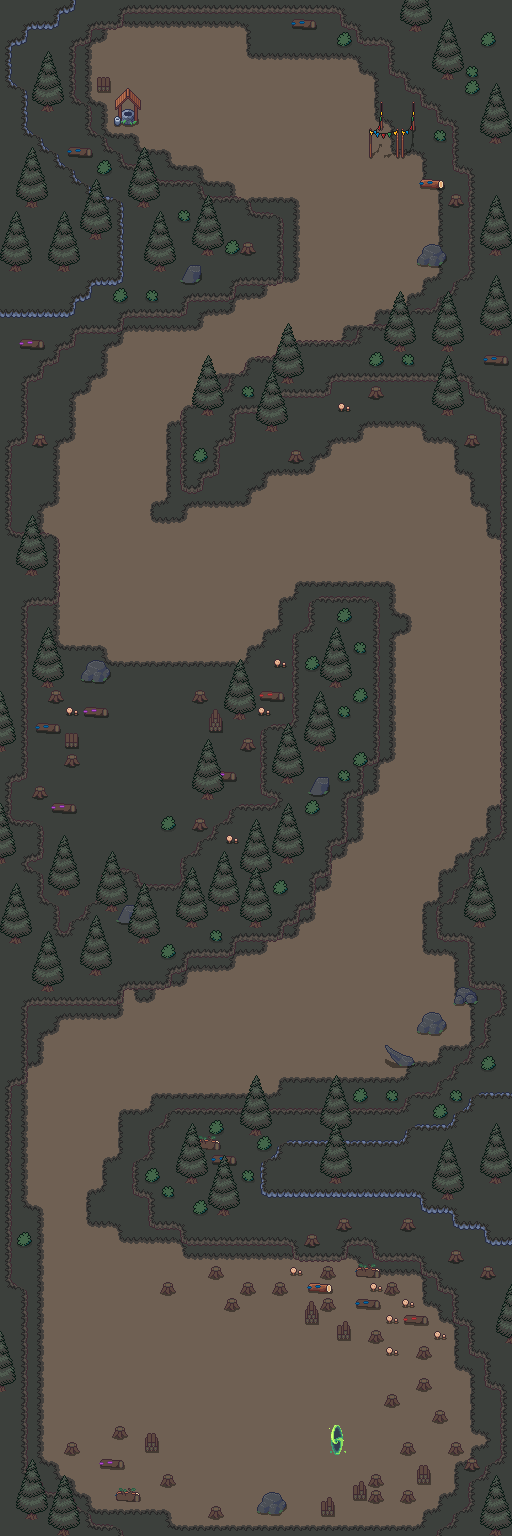

Rendered tile map (Tiled .tmx) drawn with the repository's tilesets; below, a short description and the map source with its tile grids summarised:
An orthogonal 32x96 tile map with 16x16 px tiles, 8 tile layers (path, TERRAIN, DECOR, DECOR_DARK, ...), 7 tilesets and 100 objects (80x COLLISION, 8x NPC, 4x BATTLE, 4x TELEPORT, 2x DIALOG, ...).

<map version="1.10" tiledversion="1.11.0" orientation="orthogonal" renderorder="right-down" width="32" height="96" tilewidth="16" tileheight="16" infinite="0" nextlayerid="22" nextobjectid="193">
 <tileset firstgid="1" name="Dark_Tiles_1" tilewidth="16" tileheight="16" tilecount="80" columns="8">
  <image source="../Tiles/Grass/Dark_Tiles_1.png" width="128" height="160" />
  <wangsets>
   <wangset name="path" type="mixed" tile="-1">
    <wangcolor name="dirt" color="#ff0000" tile="-1" probability="1" />
    <wangcolor name="sand" color="#00ff00" tile="-1" probability="1" />
    <wangtile tileid="0" wangid="1,1,1,0,1,1,1,1" />
    <wangtile tileid="1" wangid="1,1,1,0,0,0,1,1" />
    <wangtile tileid="2" wangid="1,1,1,1,1,0,1,1" />
    <wangtile tileid="8" wangid="1,0,0,0,1,1,1,1" />
    <wangtile tileid="9" wangid="2,2,2,2,2,2,2,2" />
    <wangtile tileid="10" wangid="1,1,1,1,1,0,0,0" />
    <wangtile tileid="16" wangid="1,0,1,1,1,1,1,1" />
    <wangtile tileid="17" wangid="0,0,1,1,1,1,1,0" />
    <wangtile tileid="18" wangid="1,1,1,1,1,1,1,0" />
    <wangtile tileid="24" wangid="0,0,1,1,1,0,0,0" />
    <wangtile tileid="25" wangid="0,0,0,0,1,1,1,0" />
    <wangtile tileid="32" wangid="1,1,1,0,0,0,0,0" />
    <wangtile tileid="33" wangid="1,0,0,0,0,0,1,1" />
    <wangtile tileid="40" wangid="2,2,2,0,2,2,2,2" />
    <wangtile tileid="41" wangid="2,2,2,0,0,0,2,2" />
    <wangtile tileid="42" wangid="2,2,2,2,2,0,2,2" />
    <wangtile tileid="48" wangid="2,0,0,0,2,2,2,2" />
    <wangtile tileid="50" wangid="2,2,2,2,2,0,0,0" />
    <wangtile tileid="56" wangid="2,0,2,2,2,2,2,2" />
    <wangtile tileid="57" wangid="0,0,2,2,2,2,2,0" />
    <wangtile tileid="58" wangid="2,2,2,2,2,2,2,0" />
    <wangtile tileid="64" wangid="0,0,2,2,2,0,0,0" />
    <wangtile tileid="65" wangid="0,0,0,0,2,2,2,0" />
    <wangtile tileid="72" wangid="2,2,2,0,0,0,0,0" />
    <wangtile tileid="73" wangid="2,0,0,0,0,0,2,2" />
   </wangset>
   <wangset name="mountain" type="mixed" tile="-1">
    <wangcolor name="" color="#ff0000" tile="-1" probability="1" />
    <wangtile tileid="9" wangid="1,1,1,1,1,1,1,1" />
    <wangtile tileid="43" wangid="1,1,1,0,1,1,1,1" />
    <wangtile tileid="44" wangid="1,1,1,0,0,0,1,1" />
    <wangtile tileid="45" wangid="1,1,1,1,1,0,1,1" />
    <wangtile tileid="51" wangid="1,0,0,0,1,1,1,1" />
    <wangtile tileid="53" wangid="1,1,1,1,1,0,0,0" />
    <wangtile tileid="59" wangid="1,0,1,1,1,1,1,1" />
    <wangtile tileid="60" wangid="0,0,1,1,1,1,1,0" />
    <wangtile tileid="61" wangid="1,1,1,1,1,1,1,0" />
    <wangtile tileid="67" wangid="0,0,1,1,1,0,0,0" />
    <wangtile tileid="68" wangid="0,0,0,0,1,1,1,0" />
    <wangtile tileid="75" wangid="1,1,1,0,0,0,0,0" />
    <wangtile tileid="76" wangid="1,0,0,0,0,0,1,1" />
   </wangset>
   <wangset name="ground" type="mixed" tile="-1">
    <wangcolor name="" color="#ff0000" tile="-1" probability="1" />
    <wangtile tileid="3" wangid="1,1,1,0,1,1,1,1" />
    <wangtile tileid="4" wangid="1,1,1,0,0,0,1,1" />
    <wangtile tileid="5" wangid="1,1,1,1,1,0,1,1" />
    <wangtile tileid="9" wangid="1,1,1,1,1,1,1,1" />
    <wangtile tileid="11" wangid="1,0,0,0,1,1,1,1" />
    <wangtile tileid="13" wangid="1,1,1,1,1,0,0,0" />
    <wangtile tileid="19" wangid="1,0,1,1,1,1,1,1" />
    <wangtile tileid="20" wangid="0,0,1,1,1,1,1,0" />
    <wangtile tileid="21" wangid="1,1,1,1,1,1,1,0" />
    <wangtile tileid="27" wangid="0,0,1,1,1,0,0,0" />
    <wangtile tileid="28" wangid="0,0,0,0,1,1,1,0" />
    <wangtile tileid="35" wangid="1,1,1,0,0,0,0,0" />
    <wangtile tileid="36" wangid="1,0,0,0,0,0,1,1" />
   </wangset>
  </wangsets>
 </tileset>
 <tileset firstgid="81" name="Spruce_tree_1" tilewidth="16" tileheight="16" tilecount="60" columns="12">
  <image source="../Trees/Spruce_tree_1.png" width="192" height="80" />
 </tileset>
 <tileset firstgid="141" name="Outdoor_Decor" tilewidth="16" tileheight="16" tilecount="162" columns="9">
  <image source="../Outdoor decoration/Outdoor_Decor.png" width="144" height="288" />
 </tileset>
 <tileset firstgid="303" name="Outdoor_Decor_1" tilewidth="16" tileheight="16" tilecount="162" columns="9">
  <image source="../Outdoor decoration/Outdoor_Decor_1.png" width="144" height="288" />
 </tileset>
 <tileset firstgid="465" name="Well" tilewidth="16" tileheight="16" tilecount="6" columns="2">
  <image source="../Outdoor decoration/Well.png" width="32" height="48" />
 </tileset>
 <tileset firstgid="471" name="Dark_Tiles_1" tilewidth="16" tileheight="16" tilecount="80" columns="8">
  <image source="../Tiles/Grass/Dark_Tiles_1.png" width="128" height="160" />
  <wangsets>
   <wangset name="path" type="mixed" tile="-1">
    <wangcolor name="dirt" color="#ff0000" tile="-1" probability="1" />
    <wangcolor name="sand" color="#00ff00" tile="-1" probability="1" />
    <wangtile tileid="0" wangid="1,1,1,0,1,1,1,1" />
    <wangtile tileid="1" wangid="1,1,1,0,0,0,1,1" />
    <wangtile tileid="2" wangid="1,1,1,1,1,0,1,1" />
    <wangtile tileid="8" wangid="1,0,0,0,1,1,1,1" />
    <wangtile tileid="9" wangid="2,2,2,2,2,2,2,2" />
    <wangtile tileid="10" wangid="1,1,1,1,1,0,0,0" />
    <wangtile tileid="16" wangid="1,0,1,1,1,1,1,1" />
    <wangtile tileid="17" wangid="0,0,1,1,1,1,1,0" />
    <wangtile tileid="18" wangid="1,1,1,1,1,1,1,0" />
    <wangtile tileid="24" wangid="0,0,1,1,1,0,0,0" />
    <wangtile tileid="25" wangid="0,0,0,0,1,1,1,0" />
    <wangtile tileid="32" wangid="1,1,1,0,0,0,0,0" />
    <wangtile tileid="33" wangid="1,0,0,0,0,0,1,1" />
    <wangtile tileid="40" wangid="2,2,2,0,2,2,2,2" />
    <wangtile tileid="41" wangid="2,2,2,0,0,0,2,2" />
    <wangtile tileid="42" wangid="2,2,2,2,2,0,2,2" />
    <wangtile tileid="48" wangid="2,0,0,0,2,2,2,2" />
    <wangtile tileid="50" wangid="2,2,2,2,2,0,0,0" />
    <wangtile tileid="56" wangid="2,0,2,2,2,2,2,2" />
    <wangtile tileid="57" wangid="0,0,2,2,2,2,2,0" />
    <wangtile tileid="58" wangid="2,2,2,2,2,2,2,0" />
    <wangtile tileid="64" wangid="0,0,2,2,2,0,0,0" />
    <wangtile tileid="65" wangid="0,0,0,0,2,2,2,0" />
    <wangtile tileid="72" wangid="2,2,2,0,0,0,0,0" />
    <wangtile tileid="73" wangid="2,0,0,0,0,0,2,2" />
   </wangset>
   <wangset name="mountain" type="mixed" tile="-1">
    <wangcolor name="" color="#ff0000" tile="-1" probability="1" />
    <wangtile tileid="9" wangid="1,1,1,1,1,1,1,1" />
    <wangtile tileid="43" wangid="1,1,1,0,1,1,1,1" />
    <wangtile tileid="44" wangid="1,1,1,0,0,0,1,1" />
    <wangtile tileid="45" wangid="1,1,1,1,1,0,1,1" />
    <wangtile tileid="51" wangid="1,0,0,0,1,1,1,1" />
    <wangtile tileid="53" wangid="1,1,1,1,1,0,0,0" />
    <wangtile tileid="59" wangid="1,0,1,1,1,1,1,1" />
    <wangtile tileid="60" wangid="0,0,1,1,1,1,1,0" />
    <wangtile tileid="61" wangid="1,1,1,1,1,1,1,0" />
    <wangtile tileid="67" wangid="0,0,1,1,1,0,0,0" />
    <wangtile tileid="68" wangid="0,0,0,0,1,1,1,0" />
    <wangtile tileid="75" wangid="1,1,1,0,0,0,0,0" />
    <wangtile tileid="76" wangid="1,0,0,0,0,0,1,1" />
   </wangset>
   <wangset name="ground" type="mixed" tile="-1">
    <wangcolor name="" color="#ff0000" tile="-1" probability="1" />
    <wangtile tileid="3" wangid="1,1,1,0,1,1,1,1" />
    <wangtile tileid="4" wangid="1,1,1,0,0,0,1,1" />
    <wangtile tileid="5" wangid="1,1,1,1,1,0,1,1" />
    <wangtile tileid="9" wangid="1,1,1,1,1,1,1,1" />
    <wangtile tileid="11" wangid="1,0,0,0,1,1,1,1" />
    <wangtile tileid="13" wangid="1,1,1,1,1,0,0,0" />
    <wangtile tileid="19" wangid="1,0,1,1,1,1,1,1" />
    <wangtile tileid="20" wangid="0,0,1,1,1,1,1,0" />
    <wangtile tileid="21" wangid="1,1,1,1,1,1,1,0" />
    <wangtile tileid="27" wangid="0,0,1,1,1,0,0,0" />
    <wangtile tileid="28" wangid="0,0,0,0,1,1,1,0" />
    <wangtile tileid="35" wangid="1,1,1,0,0,0,0,0" />
    <wangtile tileid="36" wangid="1,0,0,0,0,0,1,1" />
   </wangset>
  </wangsets>
 </tileset>
 <tileset firstgid="551" name="Dimensional_Portal" tilewidth="16" tileheight="16" tilecount="24" columns="6">
  <image source="../Outdoor decoration/Dimensional_Portal.png" width="96" height="64" />
 </tileset>
 <layer id="1" name="path" width="32" height="96">
  <data>[3072 cells, 3072 non-empty, 14 distinct tile ids]</data>
 </layer>
 <layer id="2" name="TERRAIN" width="32" height="96">
  <data>[3072 cells, 1214 non-empty, 14 distinct tile ids]</data>
 </layer>
 <layer id="9" name="DECOR" width="32" height="96">
  <data>[3072 cells, 175 non-empty, 26 distinct tile ids]</data>
 </layer>
 <layer id="10" name="DECOR_DARK" width="32" height="96">
  <data>[3072 cells, 153 non-empty, 30 distinct tile ids]</data>
 </layer>
 <layer id="8" name="BACK_DECOR" width="32" height="96">
  <data>[3072 cells, 16 non-empty, 13 distinct tile ids]</data>
 </layer>
 <layer id="16" name="PLAYERLAYER" class="PLAYER" width="32" height="96">
  <data>[3072 cells, 0 non-empty, 0 distinct tile ids]</data>
 </layer>
 <layer id="17" name="FRONT_DECOR" width="32" height="96">
  <data>[3072 cells, 543 non-empty, 48 distinct tile ids]</data>
 </layer>
 <layer id="7" name="FRONT_DECOR_2" width="32" height="96">
  <data>[3072 cells, 50 non-empty, 12 distinct tile ids]</data>
 </layer>
 <objectgroup id="13" name="Objects" class="battle">
  <object id="4" name="BATTLE2" type="BATTLE" x="381" y="591.333" width="131" height="44.3333" />
  <object id="12" name="ICE" type="TELEPORT" x="127.5" y="40.1667" width="14" height="8.5" />
  <object id="14" name="LAVA" type="TELEPORT" x="162.167" y="38.9167" width="13" height="9.16667" />
  <object id="15" name="DUNGEON" type="TELEPORT" x="199.318" y="39.7652" width="10.6667" height="8.83333" />
  <object id="24" type="COLLISION" x="340.5" y="13">
   <properties>
    <property name="COLLISION" type="bool" value="true" />
   </properties>
   <polygon points="-264,34 -266.5,85 -253.5,90.5 -249,97.5 -248,117 -238,123.5 -232,136.5 -222.5,139 -216,151.5 -207,152 -184,167 -146.5,169 -140,171.5 -136.5,182.5 -98,184.5 -91,192.5 -86.5,199 -61,201 -57,205.727 -57.5,268.5 -62.5,272 -103.182,272.318 -105.227,282.864 -112.227,288 -151.5,288.5 -153,300 -162,304 -214.5,304.5 -218,315.5 -225.5,320.5 -262.5,320.5 -265.5,333.5 -280.5,338.5 -280.5,346 -291,353 -297.5,354.5 -297.5,364.5 -311.5,370.5 -344.5,372 -340,34.5" />
  </object>
  <object id="26" type="COLLISION" x="97.25" y="77.375" width="12.75" height="14">
   <properties>
    <property name="COLLISION" type="bool" value="true" />
   </properties>
  </object>
  <object id="27" type="COLLISION" x="118" y="109.5" width="19.5" height="15.125">
   <properties>
    <property name="COLLISION" type="bool" value="true" />
   </properties>
  </object>
  <object id="29" type="COLLISION" x="114" y="116.5" width="6.875" height="9.5">
   <properties>
    <property name="COLLISION" type="bool" value="true" />
   </properties>
  </object>
  <object id="30" type="COLLISION" x="208.25" y="0.5">
   <properties>
    <property name="COLLISION" type="bool" value="true" />
   </properties>
   <polygon points="0,0 1.5,11.75 131.5,12.5 133,24.5 135.5,26.75 148.25,29.5 149.25,39.75 153.25,43.25 178.75,44.75 181,72 185.75,75.75 195.5,77 197.25,88.25 200.75,91.75 210.75,93.25 214,106 220.25,109.75 227.75,110.25 229.25,120.25 232.25,123.75 243.25,126 245.5,166.5 249.25,171.75 258,172.75 260.5,177 260.75,274 257,277.25 248,279.5 244.25,285.75 241.25,293.5 230.75,297.75 227,305.25 221.5,308.75 207,308.5 198.5,315.5 188.75,317.5 181.25,324 153.25,325.5 149.5,331 147,339.5 134.5,340 87.25,340 74.75,340.5 71.25,350.25 63.5,356.25 42.75,356.5 37,361 34.75,369.75 30.25,373.5 22.5,374 20,386.25 10.5,391 -8,393.25 -12.25,400 -15,406.25 -27.9773,409.773 -26.75,487.5 -19.25,491.75 -8.75,490.5 -4.25,485.5 -4,477.75 7,475.5 11.5,470 12,445.5 23.25,442.25 26.75,438 27.75,413.5 32,411.5 63,412 71.5,406.5 73.5,397 115.25,396.5 122,394.25 125.25,380.75 255.25,380.25 260.25,383.25 260,392 265,396.25 276,396.75 278.75,409 287,413.5 291.25,414.75 292.75,448.25 334.75,446.5 315.5,-5" />
  </object>
  <object id="31" type="COLLISION" x="420.5" y="179.625" width="22.875" height="9.5">
   <properties>
    <property name="COLLISION" type="bool" value="true" />
   </properties>
  </object>
  <object id="32" type="COLLISION" x="422.75" y="252.125">
   <properties>
    <property name="COLLISION" type="bool" value="true" />
   </properties>
   <polygon points="0,0 -4.375,5.5 -5.875,10.125 -4.5,13.875 2.875,14.75 7.875,12.625 14.625,15 20.625,13.25 23.875,9.25 24.125,4.25 21.625,1 13.5,-1" />
  </object>
  <object id="33" type="COLLISION" x="369.087" y="144.076" width="3.04348" height="14.0978">
   <properties>
    <property name="COLLISION" type="bool" value="true" />
   </properties>
  </object>
  <object id="34" type="COLLISION" x="396.043" y="143.995" width="3.43478" height="14.8315">
   <properties>
    <property name="COLLISION" type="bool" value="true" />
   </properties>
  </object>
  <object id="35" type="COLLISION" x="401.087" y="144.092" width="3.04348" height="13.2554">
   <properties>
    <property name="COLLISION" type="bool" value="true" />
   </properties>
  </object>
  <object id="36" type="COLLISION" x="411.938" y="123.001" width="3.125" height="7.625">
   <properties>
    <property name="COLLISION" type="bool" value="true" />
   </properties>
  </object>
  <object id="37" type="COLLISION" x="379.875" y="122.563" width="3.4375" height="8.375">
   <properties>
    <property name="COLLISION" type="bool" value="true" />
   </properties>
  </object>
  <object id="38" type="COLLISION" x="292.875" y="19.9375" width="23" height="8.875">
   <properties>
    <property name="COLLISION" type="bool" value="true" />
   </properties>
  </object>
  <object id="39" name="KAI1" type="DIALOG" x="295" y="78.8333" width="144.667" height="142.5">
   <ellipse />
  </object>
  <object id="42" name="SKELETON_SWORDMAN_1" type="NPC" x="97.6743" y="446.53">
   <properties>
    <property name="DIRECTION" value="RIGHT" />
   </properties>
   <point />
  </object>
  <object id="43" name="BATTLE1" type="BATTLE" x="26.125" y="428.625" width="155" height="39.0909" />
  <object id="44" name="SKELETON_BOWMAN_1" type="NPC" x="476.917" y="621.417">
   <properties>
    <property name="DIRECTION" value="LEFT" />
   </properties>
   <point />
  </object>
  <object id="45" name="SKELETON_SWORDMAN_2" type="NPC" x="411.864" y="621.818">
   <properties>
    <property name="DIRECTION" value="LEFT" />
   </properties>
   <point />
  </object>
  <object id="46" name="INTIAL" type="SPAWN" x="150.364" y="89.4545">
   <point />
  </object>
  <object id="56" type="NONE" x="210.182" y="12.1818">
   <properties>
    <property name="COLLISION" type="bool" value="true" />
   </properties>
   <polygon points="0,0 -83.2727,-0.181818 -86,10.7273 -91.2727,16.7273 -117.636,17.6364 -120.182,27.4545 -124.727,33.4545 -133.636,36.3636 -213.455,36.9091 -224.182,-26.5455 -0.727273,-17.6364" />
  </object>
  <object id="57" type="COLLISION" x="-10" y="380">
   <properties>
    <property name="COLLISION" type="bool" value="true" />
   </properties>
   <polygon points="0,0 35.75,1.25 37.25,5.5 37.25,61 31,65.5 22.75,66.5 21.75,147.25 25,152.5 44.25,154 64,154 69.5,160 68.5,220.75 64.75,224.25 39.25,225.75 37,232.5 37,396 33.25,400 21.5,403 21.5,432.5 25.5,440.5 42.5,440.25 52.75,444.75 54,476.5 49.75,481 39.25,482.25 40.5,490 50.75,493.5 54.25,502.5 53.5,516.5 60.5,522.75 68,525.25 72,542 70.5,550.25 78,550.5 79.75,541.25 91.25,536 96.5,527.25 105.25,520 111.25,492.5 127.25,489.75 143.5,489.5 152,497.75 161.75,504 187.75,502.75 191.5,491.25 192.5,476.75 203,468.25 214.5,456.5 223.75,447 243.5,426.25 283,423 284,417.5 274,415 269.5,400 271.5,349.5 294,345 300.5,342.5 303,329.5 300,254 309,251.5 320,244.5 319,219 377,215.5 385,218.5 390,224 390.5,382 372,387 374.5,412 360,419 358,459.5 343,467 342,490.5 329,498.5 325,526.5 312,532 307,546 295.5,548 292,559 249,561.5 244,577 199,578.5 198.5,591 189,594 182,595 178,608 136,610 132,621.5 119,626.5 41,627.5 38,657 38.5,691.5 37,703 23.5,707.5 21.5,749.5 22,791.5 -1.5,790" />
  </object>
  <object id="58" type="COLLISION" x="545.333" y="446.333">
   <properties>
    <property name="COLLISION" type="bool" value="true" />
   </properties>
   <polygon points="0,0 -44.6667,1.33333 -44,385.333 -45.3333,392 -56.6667,394.333 -60.6667,403 -68,407.333 -76.3333,411.667 -77.3333,434 -86,440 -92,444.333 -93.6667,455 -107.667,461 -109.667,487.333 -103,494.333 -77.3333,496 -76.3333,533.667 -72.6667,543.333 -56.3333,543 -45,544.667 -45,561.333 -57,568.667 -61.3333,576.667 -62,594.333 -67.3333,600 -78.3333,603 -78,610 -83.6667,615.667 -88.6667,616.667 -93,623.333 -94.3333,629.667 -102.333,632.333 -107,635.333 -109,643.333 -123.667,648.667 -135.333,649 -143.667,660.333 -158.333,663.333 -373.333,663.333 -377.667,666 -381,674 -384.333,678.667 -396,682.667 -398,697.333 -397.333,705.667 -403,712.333 -410.667,716 -412.667,747.667 -400,750.667 -395.333,757.333 -396.333,778 -390.667,783.333 -367.667,783.667 -362.333,795.333 -357.667,799 -254.333,800.667 -251,805.333 -250.667,812.667 -243.333,817 -198.333,815.333 -196.333,805.333 -191.667,798.333 -176,799.667 -173,808.667 -167.333,813.667 -136,818.333 -123,816.667 -125.333,825 -117.333,831 -108.667,833.667 -108,843.333 -102,847.667 -96,848 -93.6667,858.667 -92,877.667 -76.6667,881.333 -76.6667,903.333 -74.3333,910.667 -63.6667,913 -60.6667,925.333 -60.3333,941.333 -46.6667,946.333 -44.6667,981.333 -29,981.333" />
  </object>
  <object id="59" type="COLLISION" x="-25.6667" y="1159">
   <polygon points="0,0 37.6667,7 36,118.667 37.6667,125.667 48.3333,128.333 54.6667,132.333 53.6667,308.667 57.6667,316.667 68.3333,322.333 70,331 81.6667,332.333 94.3333,336 101,345.333 113.667,352 120,363.333 138.333,367 148.333,372 153.667,376 462,376 467,368.333 475,367 479,361.333 482.667,352 495.667,349 495.333,339 496,324.667 502.667,319.667 508.333,314.333 514.667,307 520.333,302 527.333,291.667 526.333,266.333 561,264.333 549,408.667 11,396.667" />
  </object>
  <object id="60" name="BATTLE3" type="BATTLE" x="445.667" y="955.666">
   <polygon points="0,0 -152,-27.3333 -169.667,-8.66667 -87.6667,170.667 -51.6667,174.333 -26,161.333 12.3333,135.333 54.3333,52.3333 32,18.6667" />
  </object>
  <object id="61" name="DIALOG2" type="DIALOG" x="82.8333" y="696.5" width="111" height="117">
   <ellipse />
  </object>
  <object id="10" name="BATTLE4" type="BATTLE" x="240.667" y="1404.67" width="106.667" height="60.6663" />
  <object id="65" name="SKELETON_SWORDMAN_4" type="NPC" x="430" y="977.667">
   <properties>
    <property name="DIRECTION" value="LEFT" />
   </properties>
   <point />
  </object>
  <object id="66" name="SKELETON_BOWMAN_2" type="NPC" x="372.5" y="993.83">
   <properties>
    <property name="DIRECTION" value="LEFT" />
   </properties>
   <point />
  </object>
  <object id="67" name="SKELETON_SWORDMAN_3" type="NPC" x="329.583" y="954.333">
   <properties>
    <property name="DIRECTION" value="LEFT" />
   </properties>
   <point />
  </object>
  <object id="68" name="SKELETON_BOSS" type="NPC" x="273.167" y="1438.33">
   <properties>
    <property name="DIRECTION" value="LEFT" />
   </properties>
   <point />
  </object>
  <object id="69" type="COLLISION" x="263.482" y="424.565" width="17.1739" height="7.30435">
   <properties>
    <property name="COLLISION" type="bool" value="true" />
   </properties>
  </object>
  <object id="70" type="COLLISION" x="370.364" y="386.364" width="11.0909" height="12.3636">
   <properties>
    <property name="COLLISION" type="bool" value="true" />
   </properties>
  </object>
  </objectgroup>
</map>
<!-- 64 of 100 objects omitted -->
